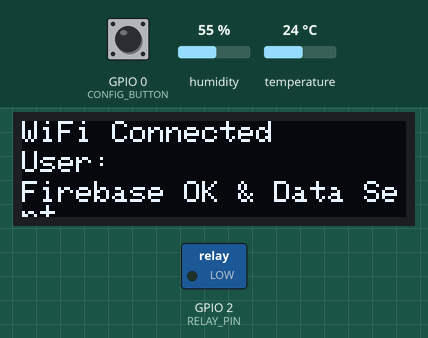
Recording of a sketch running on a simulated ESP32. Parts: 128×32 one-colour display, switched loads named in the sketch (green lamp = pin HIGH). The test bench sets the inputs (shaded band); at power-on: GPIO 0 (CONFIG_BUTTON) HIGH, humidity 55 %, temperature 24 °C. WiFi joins after 1.5 s; servers stay silent unless stated; EEPROM starts erased; the Firebase database answers and starts empty; what the sketch prints to the serial monitor is not drawn.

Above: at 3.1 s.
At 5.4 s:
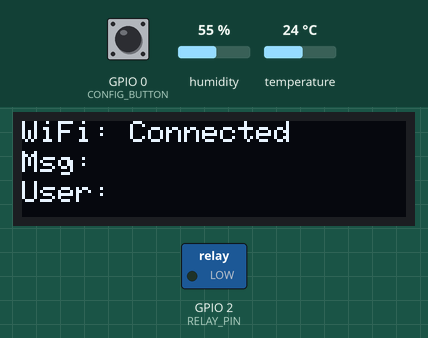
5.5 s: GPIO 0 (CONFIG_BUTTON) pulled LOW for 3.2 s
At 7.1 s:
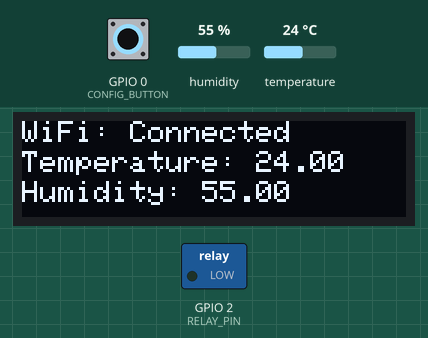
At 9.0 s:
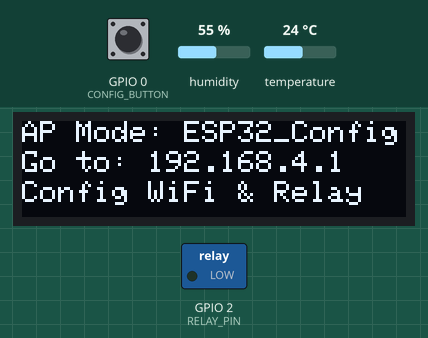
Timing chart, 0 to 10.5 s (numbered marks = the images above; inputs shaded):
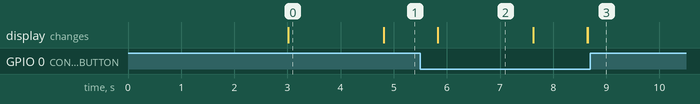

Measured:
- after the input at 5.5 s, the display: first differs from a run without the input after 3.2 s (image 3)
- what the display in image 0 shows lasts 1.8 s, from 3.0 s to 4.8 s

The sketch:

Assignment2.ino
```cpp
#include <WiFi.h>
#include <EEPROM.h>
#include <Firebase_ESP_Client.h>
#include <Wire.h>
#include "DHT.h"
#include <Adafruit_SSD1306.h>
#include <DNSServer.h>
#include <ESPAsyncWebServer.h>

// === Firebase Configuration ===
#define API_KEY "AIzaSyDlcY8ulZWXQUfHhJHd0vbuUD0vM-6k4bA"
#define DATABASE_URL "https://sensorbased-16dee-default-rtdb.asia-southeast1.firebasedatabase.app/"

// === Firebase Helpers ===
#include "addons/TokenHelper.h"
#include "addons/RTDBHelper.h"

// === OLED ===
#define SCREEN_WIDTH 128
#define SCREEN_HEIGHT 32
#define OLED_RESET -1
Adafruit_SSD1306 display(SCREEN_WIDTH, SCREEN_HEIGHT, &Wire, OLED_RESET);

// === EEPROM ===
#define EEPROM_SIZE 128
#define SSID_ADDR 0
#define PASS_ADDR 32
#define USER_ADDR 64
#define DISPLAYTEXT_ADDR 96

// === Pins ===
#define DHTPIN 4
#define DHTTYPE DHT11
#define RELAY_PIN 2
#define CONFIG_BUTTON 0

// === Firebase & Web Objects ===
FirebaseData fbdo;
FirebaseAuth auth;
FirebaseConfig config;
DNSServer dns;
AsyncWebServer server(80);
bool signupOK = false;

// === Flags ===
bool configMode = false;
DHT dht(DHTPIN, DHTTYPE);

// === Declare global variables ===
String displayText = "";  // Declare displayText globally
String user = "";  // Declare user globally
bool relayStatus = false;  // Store the relay status (true = HIGH, false = LOW)

// === EEPROM Helpers ===
void writeStringToEEPROM(int addr, const String &str) {
  for (int i = 0; i < 32; ++i)
    EEPROM.write(addr + i, i < str.length() ? str[i] : 0);
  EEPROM.commit();
}

String readStringFromEEPROM(int addr) {
  char data[33];
  for (int i = 0; i < 32; ++i)
    data[i] = EEPROM.read(addr + i);
  data[32] = '\0';
  return String(data);
}

// === Captive Portal ===
void startCaptivePortal() {
  WiFi.softAP("ESP32_Config_Hafeez", "");
  dns.start(53, "*", WiFi.softAPIP());

  float temp = dht.readTemperature();
  float hum = dht.readHumidity();
  String relayStatus = digitalRead(RELAY_PIN) == HIGH ? "ON" : "OFF";

  // Read existing values from EEPROM
  String ssid = readStringFromEEPROM(SSID_ADDR);
  String pass = readStringFromEEPROM(PASS_ADDR);
  user = readStringFromEEPROM(USER_ADDR);
  displayText = readStringFromEEPROM(DISPLAYTEXT_ADDR);

  String html = "<!DOCTYPE html><html><head><title>ESP32 Config</title><meta name='viewport' content='width=device-width, initial-scale=1'>";

  // Adding some styles for modern look
  html += "<style>";
  html += "body { font-family: 'Arial', sans-serif; background-color: #f3f4f9; color: #333; margin: 0; padding: 0; display: flex; justify-content: center; align-items: center; height: 100vh;}";
  html += "h2 { color: #1e3a8a; font-size: 24px; margin-bottom: 20px; text-align: center;}";
  html += ".container { background-color: #ffffff; border-radius: 15px; box-shadow: 0 4px 6px rgba(0, 0, 0, 0.1); padding: 40px; width: 100%; max-width: 400px;}";
  html += ".form-input { width: 100%; padding: 10px; margin: 8px 0; border-radius: 8px; border: 1px solid #ddd; font-size: 16px; background-color: #f9fafb;}";
  html += ".form-input:focus { border-color: #4CAF50; outline: none;}";
  html += ".btn { background-color: #4CAF50; color: white; border: none; padding: 12px 24px; width: 100%; border-radius: 8px; font-size: 16px; cursor: pointer;}";
  html += ".btn:hover { background-color: #45a049;}";
  html += ".status { font-size: 16px; color: #555; margin-top: 20px; text-align: center;}";
  html += ".status span { color: #4CAF50; font-weight: bold;}";
  html += "@media screen and (max-width: 600px) { .container { padding: 20px; } h2 { font-size: 20px; }}";
  html += "</style>";

  html += "</head><body>";

  html += "<div class='container'>";
  html += "<h2>ESP32 Config Portal</h2>";

    // Form with pre-filled values from EEPROM
  html += "<form action='/save'>";
  html += "<input class='form-input' name='ssid' placeholder='WiFi SSID' value='" + ssid + "' required><br>";
  html += "<input class='form-input' name='pass' placeholder='WiFi Password' value='" + pass + "' required><br>";
  html += "<input class='form-input' name='user' placeholder='Username' value='" + user + "' required><br>";
  html += "<input class='form-input' name='displayText' placeholder='Display Text' value='" + displayText + "' required><br>";
  html += "<label for='relay'>Relay:</label>";
  html += "<select class='form-input' name='relay'>";

  // Check relay status from EEPROM or default
  html += "<option value='on'" + String(relayStatus == "ON" ? " selected" : "") + ">ON</option>";
  html += "<option value='off'" + String(relayStatus == "OFF" ? " selected" : "") + ">OFF</option>";
  html += "</select><br>";
  html += "<input class='btn' type='submit' value='Save & Restart'>";
  html += "</form>";

  html += "<div class='status'><strong>Current Status:</strong><br>";
  html += "Temperature:  <span>" + String(temp, 1) + "°C</span><br>";
  html += "Humidity:  <span>" + String(hum, 1) + "%</span><br>";
  html += "Relay: <span>" + relayStatus + "</span></div>";

  html += "</div>";
  html += "</body></html>";

  // Handle requests
  server.on("/", HTTP_GET, [html](AsyncWebServerRequest *request) {
    request->send(200, "text/html", html);
  });

  server.on("/save", HTTP_GET, [](AsyncWebServerRequest *request) {
    String ssid = request->getParam("ssid")->value();
    String pass = request->getParam("pass")->value();
    user = request->getParam("user")->value();
    displayText = request->getParam("displayText")->value();

    writeStringToEEPROM(SSID_ADDR, ssid);
    writeStringToEEPROM(PASS_ADDR, pass);
    writeStringToEEPROM(USER_ADDR, user);
    writeStringToEEPROM(DISPLAYTEXT_ADDR, displayText);

    request->send(200, "text/html", "Saved. Rebooting...");
    delay(1000);
    ESP.restart();
  });

  server.begin();

  display.clearDisplay();
  display.setCursor(0, 0);
  display.println("AP Mode: ESP32_Config");
  display.setCursor(0, 10);
  display.println("Go to: 192.168.4.1");
  display.setCursor(0, 20);
  display.println("Config WiFi & Relay");
  display.display();
}

// === Send Data to Firebase ===
void sendDataSetupToFirebase() {
  // Send displayText and user to Firebase
  if (Firebase.RTDB.setString(&fbdo, "/displayText", displayText)) {
    Serial.println("Display text sent to Firebase.");
  } else {
    Serial.print("Error sending displayText data: ");
    Serial.println(fbdo.errorReason());
  }

  if (Firebase.RTDB.setString(&fbdo, "/user", user)) {
    Serial.println("User data sent to Firebase.");
  } else {
    Serial.print("Error sending user data: ");
    Serial.println(fbdo.errorReason());
  }

  if (Firebase.RTDB.setBool(&fbdo, "/relay/status", relayStatus)) {
    Serial.print("Relay status updated to: ");
    Serial.println(relayStatus ? "HIGH" : "LOW");

    // Update the relay pin accordingly
    digitalWrite( RELAY_PIN, relayStatus ? HIGH : LOW);
  } else {
    Serial.println("Error updating relay status.");
    Serial.println(fbdo.errorReason());  // Print the error reason
  }
}


// === Setup ===
void setup() {
  Serial.begin(115200); // Start serial communication for debugging
  pinMode(CONFIG_BUTTON, INPUT_PULLUP);
  EEPROM.begin(EEPROM_SIZE);
  pinMode(RELAY_PIN,OUTPUT);

  display.begin(SSD1306_SWITCHCAPVCC, 0x3C);
  display.clearDisplay();
  display.setTextSize(1);
  display.setTextColor(WHITE);
  display.setCursor(0, 0);
  display.println("Starting...");
  display.display();
  delay(1000);

  String ssid = readStringFromEEPROM(SSID_ADDR);
  String pass = readStringFromEEPROM(PASS_ADDR);
  user = readStringFromEEPROM(USER_ADDR);
  displayText = readStringFromEEPROM(DISPLAYTEXT_ADDR);  // Initialize displayText

  Serial.print("Connecting to WiFi: ");
  Serial.println(ssid);

  WiFi.begin(ssid.c_str(), pass.c_str());
  int retry = 0;
  while (WiFi.status() != WL_CONNECTED && retry++ < 20) {
    delay(500);
    Serial.println("Connecting to WiFi...");
  }

  if (WiFi.status() != WL_CONNECTED) {
    Serial.println("WiFi connection failed. Starting Captive Portal...");
    startCaptivePortal();
    return;
  }

  Serial.println("WiFi connected!");
  Serial.print("IP address: ");
  Serial.println(WiFi.localIP());

  config.api_key = API_KEY;
  config.database_url = DATABASE_URL;
  config.token_status_callback = tokenStatusCallback;

  if (Firebase.signUp(&config, &auth, "", "")) {
    Serial.println("Firebase signUp successful");
    signupOK = true;
  } else {
    Serial.printf("SignUp failed: %s\n", config.signer.signupError.message.c_str());
  }

  Firebase.begin(&config, &auth);
  Firebase.reconnectWiFi(true);
  Serial.println("\n✅ Firebase Ready");

  sendDataSetupToFirebase();
  Serial.println("\n✅ Sent EEPROM Data to Firebase");
  display.clearDisplay();
  display.setCursor(0, 0);
  display.println("WiFi Connected");
  display.setCursor(0, 10);
  display.println("User: " + user);
  display.setCursor(0, 20);
  display.println("Firebase OK & Data Sent");
  display.display();
  delay(1000);
}

void loop() {

    // Read DHT11 data
    float temp = dht.readTemperature();
    float hum = dht.readHumidity();
    sendDataDHTToFirebase(temp,hum);
   // Fetch data from Firebase and display it
    getDataFromFirebase();
    // Update OLED display
    updateDisplay(temp,hum);
  // Handle button press to enter configuration mode (if necessary)
    handleConfigButtonPress();
    delay(1000);
}
// === Send Data to Firebase ===
void sendDataDHTToFirebase(float temp, float hum) {

    // After getting data, send temperature and humidity to Firebase
    if (Firebase.RTDB.setFloat(&fbdo, "/dht/temperature", temp)) {
      Serial.println("Temperature data sent to Firebase.");
    } else {
      Serial.print("Error sending temperature data: ");
      Serial.println(fbdo.errorReason());
    }

    if (Firebase.RTDB.setFloat(&fbdo, "/dht/humidity", hum)) {
      Serial.println("Humidity data sent to Firebase.");
    } else {
      Serial.print("Error sending humidity data: ");
      Serial.println(fbdo.errorReason());
    }

  }
// === Fetch Data from Firebase ===
void getDataFromFirebase() {

  if (Firebase.RTDB.getString(&fbdo, "/displayText")) {
    displayText = fbdo.stringData();
    Serial.print("Display Text: ");
    Serial.println(displayText);
    // Save displayText to EEPROM for persistence
    writeStringToEEPROM(DISPLAYTEXT_ADDR, displayText);
  } else {
    Serial.println("Error fetching displayText from Firebase.");
  }

  if (Firebase.RTDB.getString(&fbdo, "/user")) {
    user = fbdo.stringData();
    Serial.print("User: ");
    Serial.println(user);
    // Save user to EEPROM for persistence
    writeStringToEEPROM(USER_ADDR, user);
  } else {
    Serial.println("Error fetching user from Firebase.");
  }
  if (Firebase.RTDB.getBool(&fbdo, "/relay/status")) {
    relayStatus = fbdo.boolData();  // Get the boolean data from Firebase response
    Serial.print("Relay: ");
    Serial.println(relayStatus ? "HIGH" : "LOW");  // Print the relay status as HIGH or LOW

    // Set the relay pin according to the fetched status
    digitalWrite(RELAY_PIN, relayStatus ? HIGH : LOW);
  } else {
    Serial.println("Error fetching data from Firebase.");
    Serial.println(fbdo.errorReason());  // Print the error reason
  }

}

// === Update OLED Display ===
void updateDisplay(float temp,float hum) {
  display.clearDisplay();
  display.setCursor(0, 0);

  // Display WiFi status
  display.println(WiFi.status() == WL_CONNECTED ? "WiFi: Connected" : "WiFi: Not connected");

  // Display the first 20 characters of the display text
  display.setCursor(0, 10);
  display.print("Msg: ");
  display.print(displayText.substring(0, 20));

  // Display the first 10 characters of the user
  display.setCursor(0, 20);
  display.print("User: ");
  display.print(user.substring(0, 10));

  display.display();

  delay(1000);

  display.clearDisplay();
  display.setCursor(0, 0);

  // Display WiFi status
  display.println(WiFi.status() == WL_CONNECTED ? "WiFi: Connected" : "WiFi: Not connected");

  // Display Temperature
  display.setCursor(0, 10);
  display.print("Temperature: ");
  display.print(temp);

  // Display Humidity
  display.setCursor(0, 20);
  display.print("Humidity: ");
  display.print(hum);

  display.display();
}

// === Handle Button Press for Config Mode ===
void handleConfigButtonPress() {
  static unsigned long buttonPressTime = 0;
  static bool inConfig = false;

  if (digitalRead(CONFIG_BUTTON) == LOW && !inConfig) {
    if (buttonPressTime == 0) {
      buttonPressTime = millis();
    } else if (millis() - buttonPressTime > 2000) {
      inConfig = true;
      Serial.println("Button pressed, entering config mode...");
      startCaptivePortal();
      while (true) delay(100);  // Block after entering config mode
    }
  } else {
    buttonPressTime = 0;
  }
}
```
